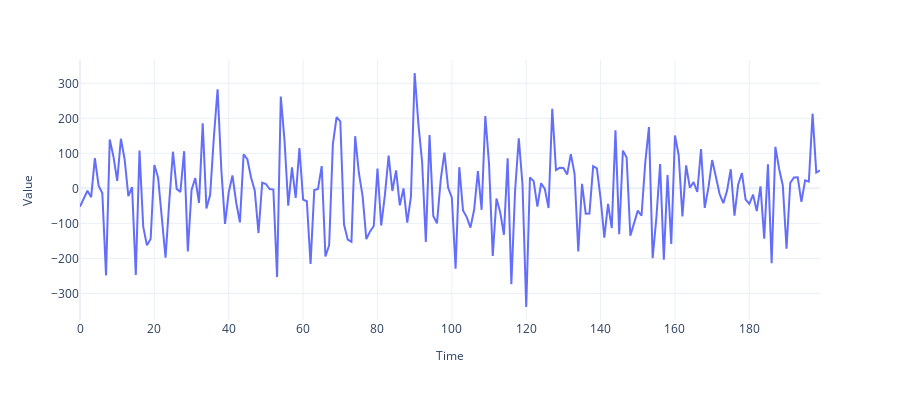

Notebook cell for this chart:
### Code cell
fig = plot_time_series(
    time = time, 
    values= values,
    label=""
    )
fig.show()

### Figure 1 — Plotly figure (JSON) as saved in the notebook; plotly's stock layout.template omitted (floating-point values rounded to 4 significant figures; data arrays with more than 128 entries replaced by an {"elided": "..."} marker saying what was removed)
{"data": [{"hovertemplate": "Time=%{x}<br>Value=%{y}<extra></extra>", "legendgroup": "", "line": {"color": "#636efa", "dash": "solid"}, "marker": {"symbol": "circle"}, "mode": "lines", "name": "", "orientation": "v", "showlegend": false, "type": "scatter", "x": {"elided": "200 int values"}, "xaxis": "x", "y": {"elided": "200 float values"}, "yaxis": "y"}], "layout": {"autosize": false, "height": 400, "legend": {"tracegroupgap": 0}, "margin": {"t": 60}, "title": {"font": {"size": 25}, "text": "", "x": 0.5, "xanchor": "center", "yanchor": "top"}, "width": 900, "xaxis": {"anchor": "y", "domain": [0, 1], "title": {"font": {"size": 12}, "text": "Time"}}, "yaxis": {"anchor": "x", "domain": [0, 1], "title": {"font": {"size": 12}, "text": "Value"}}}}
